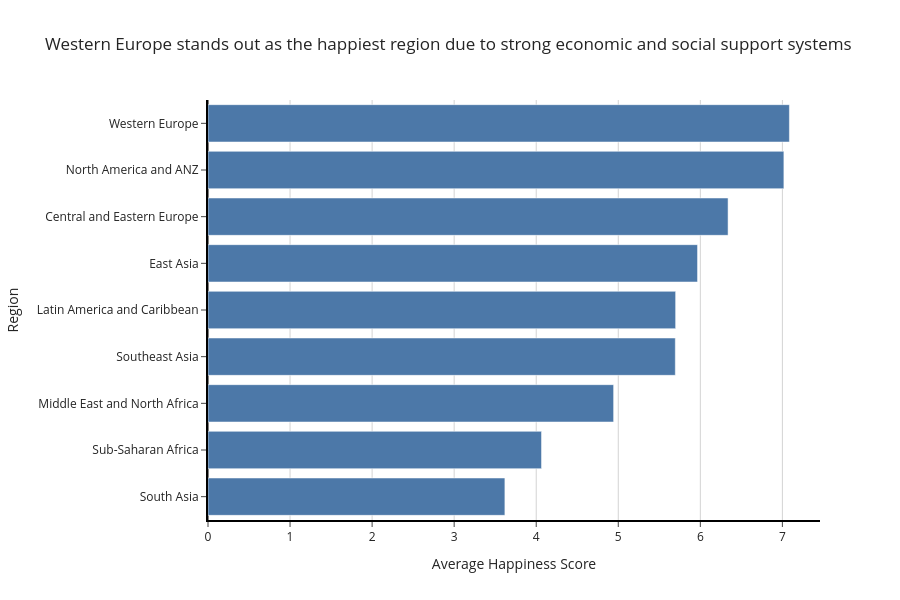

Notebook code cell kept with this figure:
### Markdown cell above
---
## Task 1 — Regional Comparison Bar Chart

**What to build:** A horizontal bar chart showing the **average happiness score by region**, sorted from highest to lowest.

**Requirements:**
- Horizontal orientation (category names are long)
- Sorted by score, descending (so the happiest region is at the top)
- Zero baseline on x-axis
- At least one design choice that goes beyond the Plotly default (colour, annotation, labels, etc.)
- An insight title that answers: *which region stands out and why does it matter?*

**Hint:** Use `df.groupby('Region')['Happiness_Score'].mean()` to compute the averages.

### Code cell
# Step 1: Sort descending
region_avg = (
    df.groupby('Region')['Happiness_Score']
    .mean()
    .reset_index()
    .sort_values('Happiness_Score', ascending=False)
)

# Step 2: Create chart (single color)
fig1 = px.bar(
    region_avg,
    x='Happiness_Score',
    y='Region',
    orientation='h',
    title='Western Europe stands out as the happiest region due to strong economic and social support systems',
    labels={
        'Happiness_Score': 'Average Happiness Score',
        'Region': 'Region'
    }
)

# Apply a single clean color (no gradient)
fig1.update_traces(marker_color='#4C78A8')  # nice professional blue

# Step 3: Improve layout
fig1.update_layout(
    template='simple_white',
    showlegend=False,   # remove legend
    height=600,
    
    xaxis=dict(
        showline=True,
        linewidth=2,
        linecolor='black',
        showgrid=True,
        gridcolor='lightgray',
        zeroline=True,
        zerolinecolor='black'
    ),
    
    yaxis=dict(
        showline=True,
        linewidth=2,
        linecolor='black',
        autorange='reversed'  # highest at top
    )
)

fig1.show()

### Figure 1 — Plotly figure (JSON) as saved in the notebook; plotly's stock layout.template omitted (floating-point values rounded to 4 significant figures)
{"data": [{"hovertemplate": "Average Happiness Score=%{x}<br>Region=%{y}<extra></extra>", "legendgroup": "", "marker": {"color": "#4C78A8", "pattern": {"shape": ""}}, "name": "", "orientation": "h", "showlegend": false, "textposition": "auto", "type": "bar", "x": [7.086, 7.018, 6.338, 5.966, 5.699, 5.695, 4.943, 4.065, 3.618], "xaxis": "x", "y": ["Western Europe", "North America and ANZ", "Central and Eastern Europe", "East Asia", "Latin America and Caribbean", "Southeast Asia", "Middle East and North Africa", "Sub-Saharan Africa", "South Asia"], "yaxis": "y"}], "layout": {"barmode": "relative", "height": 600, "legend": {"tracegroupgap": 0}, "showlegend": false, "title": {"text": "Western Europe stands out as the happiest region due to strong economic and social support systems"}, "xaxis": {"anchor": "y", "domain": [0, 1], "gridcolor": "lightgray", "linecolor": "black", "linewidth": 2, "showgrid": true, "showline": true, "title": {"text": "Average Happiness Score"}, "zeroline": true, "zerolinecolor": "black"}, "yaxis": {"anchor": "x", "autorange": "reversed", "domain": [0, 1], "linecolor": "black", "linewidth": 2, "showline": true, "title": {"text": "Region"}}}}
